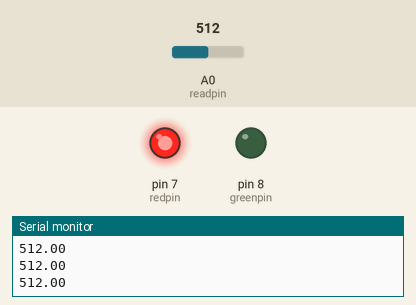
Recording of a sketch running on a simulated Arduino Uno, built with avr-gcc and run on an emulated ATmega328P. Parts: output pins drawn as LEDs (lit = HIGH), the last lines printed to the serial monitor. Inputs (shaded band) come from the test bench; at power-on: A0 (readpin) = 512.

Above: at 1.3 s.
1.4 s: A0 (readpin) set to 39
3.2 s: A0 (readpin) set to 31
At 5.2 s:
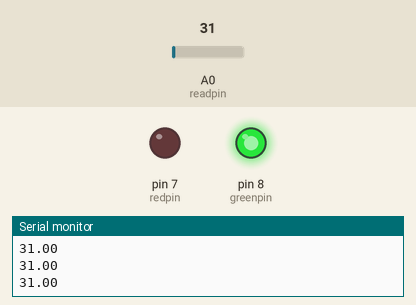
5.5 s: A0 (readpin) set to 122
At 7.1 s:
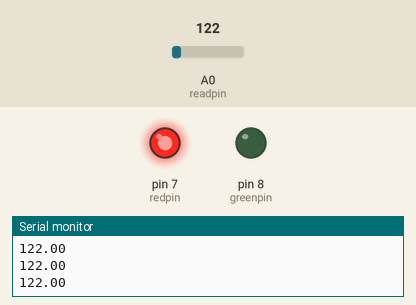
7.5 s: A0 (readpin) set to 25
At 8.7 s:
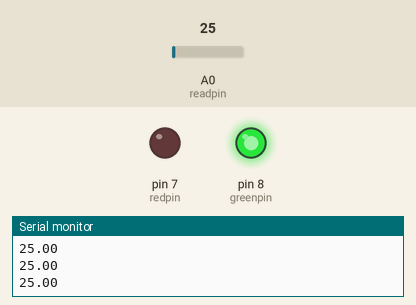
Timing chart, 0 to 10.5 s (numbered marks = the images above; inputs shaded):
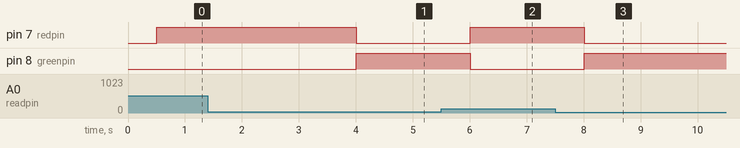

The sketch:

LDR_Circuit.ino
```cpp
int readpin = A0;
float readval = 0;
float volt = 0;
int delaytime = 500;
int redpin = 7;
int greenpin = 8;


void setup() {
  // put your setup code here, to run once:
pinMode (readpin, INPUT);
pinMode (redpin, OUTPUT);
pinMode (greenpin, OUTPUT);

Serial.begin(9600);
}

void loop() {
  // put your main code here, to run repeatedly:
readval = analogRead(readpin);
volt = (5./1023.)*readval;
Serial.println(readval);
delay (delaytime);

if (readval >= 35)
{
  digitalWrite(redpin, HIGH);

    digitalWrite(greenpin, LOW);

}
if (readval < 35)
{
  digitalWrite(redpin, LOW);
    digitalWrite(greenpin, HIGH);

}

}
```

Measured:
- the behaviour switches between 35 and 34 on A0 (readpin) (found by bisection; images 0 and 1)
- after the input at 3.2 s, pin 7 (redpin): HIGH → LOW after 0.80 s; pin 8 (greenpin): LOW → HIGH after 0.80 s
- after the input at 5.5 s, pin 7 (redpin): LOW → HIGH after 0.51 s; pin 8 (greenpin): HIGH → LOW after 0.51 s
- after the input at 7.5 s, pin 7 (redpin): HIGH → LOW after 0.51 s; pin 8 (greenpin): LOW → HIGH after 0.51 s
